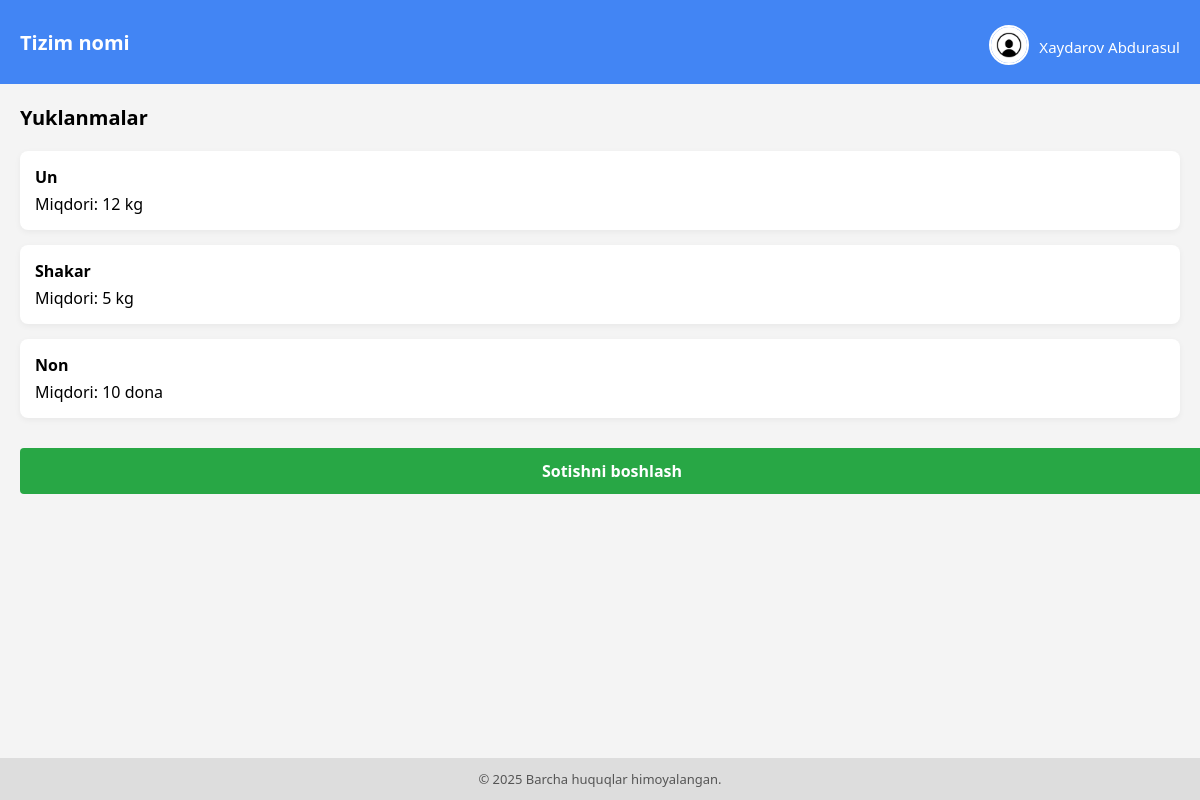
The page / (signed in) on the database its author committed.
### main/models.py (models this page shows, shortened)
class User(AbstractUser):
    id = models.BigAutoField(primary_key=True)
    USER_TYPES = (
        ('pazanda', 'Pazanda'),
        ('yetkazib_beruvchi', 'Yetkazib Beruvchi'),
        ('ega', 'Ega'),
    )
    login=models.CharField(max_length=255, blank=True, null=True)
    password = models.CharField(max_length=255, blank=True, null=True)
    tuliq_ismi = models.CharField(max_length=255, blank=True, null=True)
    type = models.CharField(max_length=20, choices=USER_TYPES)
    token = models.CharField(max_length=255, blank=True, null=True)
    tg_id = models.CharField(max_length=100, blank=True, null=True)
    tel_raqami = models.CharField(max_length=100, blank=True, null=True)
    is_active = models.BooleanField(default=True)
    @property
    def rasmi(self):
        if self.type == 'yetkazib_beruvchi':
            try:
                return YetkazibBeruvchi.objects.get(user=self).rasmi.url
            except YetkazibBeruvchi.DoesNotExist:
                return None
        elif self.type == 'pazanda':
            try:
                return Pazanda.objects.get(user=self).rasmi.url
            except Pazanda.DoesNotExist:
                return None
        return None

class MahsulotTuri(models.Model):
    nomi = models.CharField(max_length=100)  # kg, dona, l
    def __str__(self):
        return self.nomi

### main/views.py (the view)
# urls.py: path('', include('main.urls')),
@login_required(login_url='login')
def main(request):
    payload={}
    user=request.user
    if user.type == 'pazanda':
        return render(request, 'pazanda_dashboard.html')
    elif user.type == 'yetkazib_beruvchi':
        yuklamalar = mahsulotlar_miqdori( YetkazibBeruvchi.objects.get(user=request.user).mahsulotlar) or []
        return render(request, 'yetkazuvchi_dashboard.html',{'yuklamalar': yuklamalar})
    hodims=  User.objects.exclude(type='ega')
    payload['hodims'] = hodims
    soni=len(hodims)
    payload['ishchilar_soni'] = soni
    return render(request, 'main.html',payload)

### main/templates/yetkazuvchi_dashboard.html (shortened to what this page needs)
{% extends 'ytbase.html' %}
{% load static %}
{% block content %}
<div class="section-header">Yuklanmalar</div>
{% if yuklamalar %}
    <div class="yuklama-list">
        {% for i in yuklamalar %}
            <div class="yuklama-item">
                <div class="yuklama-info">
                    <strong>{{ i.nom|title }}</strong>
                    <span>Miqdori: {{ i.miqdor }} {{i.turi}}</span>
                </div>
            </div>
        {% endfor %}
    </div>
    <form method="POST"  >
         <a class="sotish-btn" style="text-decoration: none; color: white; ;" href="{% url 'add_haridor' %}"> Sotishni boshlash  </a>
    </form>
{% else %}
    <div class="no-data">
        Sizda hozircha yuklamalar mavjud emas.
    </div>
    <button class="sotish-btn" disabled>Sotishni boshlash</button>
{% endif %}
{% endblock %}

### main/templates/ytbase.html (shortened to what this page needs)
<!DOCTYPE html>
{% load static %}
<html lang="uz">
<head>
</head>
<body>
<header>
    <div class="brand">Tizim nomi</div>
    <div class="user-block">
        <a href="{% url 'profile' request.user.username %}">
            <img src="{% if request.user.rasmi.url %}{{ request.user.rasmi.url }}{% else %}{% static 'images/default_avatar.jpg' %}{% endif %}" alt="avatar">
        </a>
        <a href="{% url 'profile' request.user.username %}">
            {{ request.user.tuliq_ismi }}
        </a>
    </div>
</header>
<main>
    {% block content %}{% endblock %}
</main>
<footer>
    &copy; {{ year|default:"2025" }} Barcha huquqlar himoyalangan.
</footer>
</body>
</html>

### main/templates/ytbase.html (style rules this page uses)
body { margin: 0; font-family: 'Segoe UI', Tahoma, Geneva, Verdana, sans-serif; background-color: #f4f4f4; min-height: 100vh; display: flex; flex-direction: column; }
header { background-color: #4285f4; color: white; padding: 15px 20px; display: flex; justify-content: space-between; align-items: center; flex-wrap: wrap; }
.brand { font-size: 20px; font-weight: bold; }
.user-block { display: flex; align-items: center; gap: 10px; margin-top: 10px; }
.user-block img { width: 36px; height: 36px; border-radius: 50%; object-fit: cover; border: 2px solid #fff; }
.user-block a { color: white; text-decoration: none; font-weight: 500; font-size: 15px; }
main { flex: 1; padding: 20px; }
footer { background-color: #ddd; text-align: center; padding: 12px; font-size: 13px; color: #555; }

### main/templates/yetkazuvchi_dashboard.html (style rules this page uses)
.section-header { font-size: 20px; font-weight: bold; margin-bottom: 20px; }
.yuklama-list { display: flex; flex-direction: column; gap: 15px; }
.yuklama-item { background-color: white; padding: 15px; border-radius: 8px; box-shadow: 0 2px 6px rgba(0,0,0,0.05); display: flex; justify-content: space-between; align-items: center; flex-wrap: wrap; }
.yuklama-info { display: flex; flex-direction: column; gap: 5px; }
.sotish-btn { margin-top: 30px; display: block; width: 100%; padding: 12px; background-color: #28a745; color: white; border: none; border-radius: 4px; font-size: 16px; font-weight: 600; cursor: pointer; transition: background-color 0.3s; text-align: center; text-decoration: none; }

### rows shown on the page
User: user.tuliq_ismi "Xaydarov Abdurasul"
MahsulotTuri: turi "kg" "kg"
MahsulotTuri: turi "dona"

### other values the page prints
{{ i.nom|title }} "Un" "Shakar" "Non"
{{ i.miqdor }} "12" "5" "10"
{{ year|default:"2025" }} "2025"
